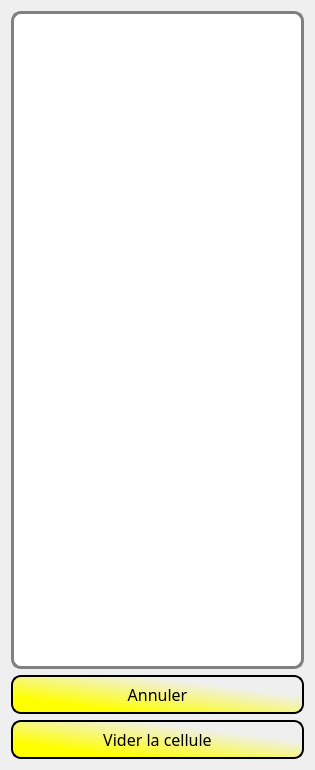
<?xml version="1.0" encoding="UTF-8"?>
<ui version="4.0">
 <class>Dialog</class>
 <widget class="QDialog" name="Dialog">
  <property name="geometry">
   <rect>
    <x>0</x>
    <y>0</y>
    <width>315</width>
    <height>770</height>
   </rect>
  </property>
  <property name="windowTitle">
   <string>Choisissez un benevole</string>
  </property>
  <property name="modal">
   <bool>true</bool>
  </property>
  <layout class="QGridLayout" name="gridLayout">
   <item row="1" column="0">
    <widget class="QPushButton" name="annuler">
     <property name="font">
      <font>
       <family>Cooper Black</family>
       <pointsize>12</pointsize>
      </font>
     </property>
     <property name="styleSheet">
      <string notr="true">QPushButton{   
	 background-color: qlineargradient(spread:pad, x1:0.738227, y1:0.278, x2:0, y2:1, stop:0 rgba(255, 255, 255, 0), stop:0.710227 rgba(255, 255, 0, 255));   
	 border-style: outset;    
	 border-width: 2px;
     border-radius: 10px;   
     border-color: black;    
    min-width: 10em;    
    padding: 6px;}

QPushButton::hover{   background-color: yellow;    border-style: inset;  border-color: darkGreen }
QPushButton::pressed {    background-color: yellow;    border-style: inset; border-color:beige }</string>
     </property>
     <property name="text">
      <string>Annuler</string>
     </property>
    </widget>
   </item>
   <item row="0" column="0">
    <widget class="QListWidget" name="listBenevoles">
     <property name="font">
      <font>
       <family>Calibri</family>
       <pointsize>12</pointsize>
      </font>
     </property>
     <property name="styleSheet">
      <string notr="true">QListWidget{background-color: white; alternate-background-color: rgb(255, 255, 160);
	 border: 3px solid gray;
     border-radius: 10px;
     padding: 0px;
}

QListWidget::hover{
	 border: 3px solid darkGreen;
     border-radius: 10px;
     padding: 0px;
}

QListWidget::item::selected{
	background : transparent;
	color: black
}

QListWidget::item::hover{
	background :qlineargradient(spread:pad, x1:0.5, y1:0, x2:0.5, y2:1, stop:0 rgba(0, 0, 0, 255), stop:0.039548 rgba(0, 156, 0, 80), stop:0.966102 rgba(0, 156, 0, 80), stop:1 rgba(0, 0, 0, 255));
	color: black;
	border : 1px solid black;
	border-radius: 4px;
}</string>
     </property>
     <property name="editTriggers">
      <set>QAbstractItemView::DoubleClicked|QAbstractItemView::EditKeyPressed|QAbstractItemView::SelectedClicked</set>
     </property>
     <property name="tabKeyNavigation">
      <bool>false</bool>
     </property>
     <property name="showDropIndicator" stdset="0">
      <bool>true</bool>
     </property>
     <property name="alternatingRowColors">
      <bool>true</bool>
     </property>
     <property name="viewMode">
      <enum>QListView::ListMode</enum>
     </property>
     <property name="selectionRectVisible">
      <bool>true</bool>
     </property>
    </widget>
   </item>
   <item row="2" column="0">
    <widget class="QPushButton" name="supprimer">
     <property name="font">
      <font>
       <family>Cooper Black</family>
       <pointsize>12</pointsize>
      </font>
     </property>
     <property name="styleSheet">
      <string notr="true">QPushButton{   
	 background-color: qlineargradient(spread:pad, x1:0.738227, y1:0.278, x2:0, y2:1, stop:0 rgba(255, 255, 255, 0), stop:0.710227 rgba(255, 255, 0, 255));   
	 border-style: outset;    
	 border-width: 2px;
     border-radius: 10px;   
     border-color: black;    
    min-width: 10em;    
    padding: 6px;}

QPushButton::hover{   background-color: yellow;    border-style: inset;  border-color: darkGreen }
QPushButton::pressed {    background-color: yellow;    border-style: inset; border-color:beige }</string>
     </property>
     <property name="text">
      <string>Vider la cellule</string>
     </property>
    </widget>
   </item>
  </layout>
 </widget>
 <layoutdefault spacing="6" margin="11"/>
 <resources/>
 <connections/>
</ui>
